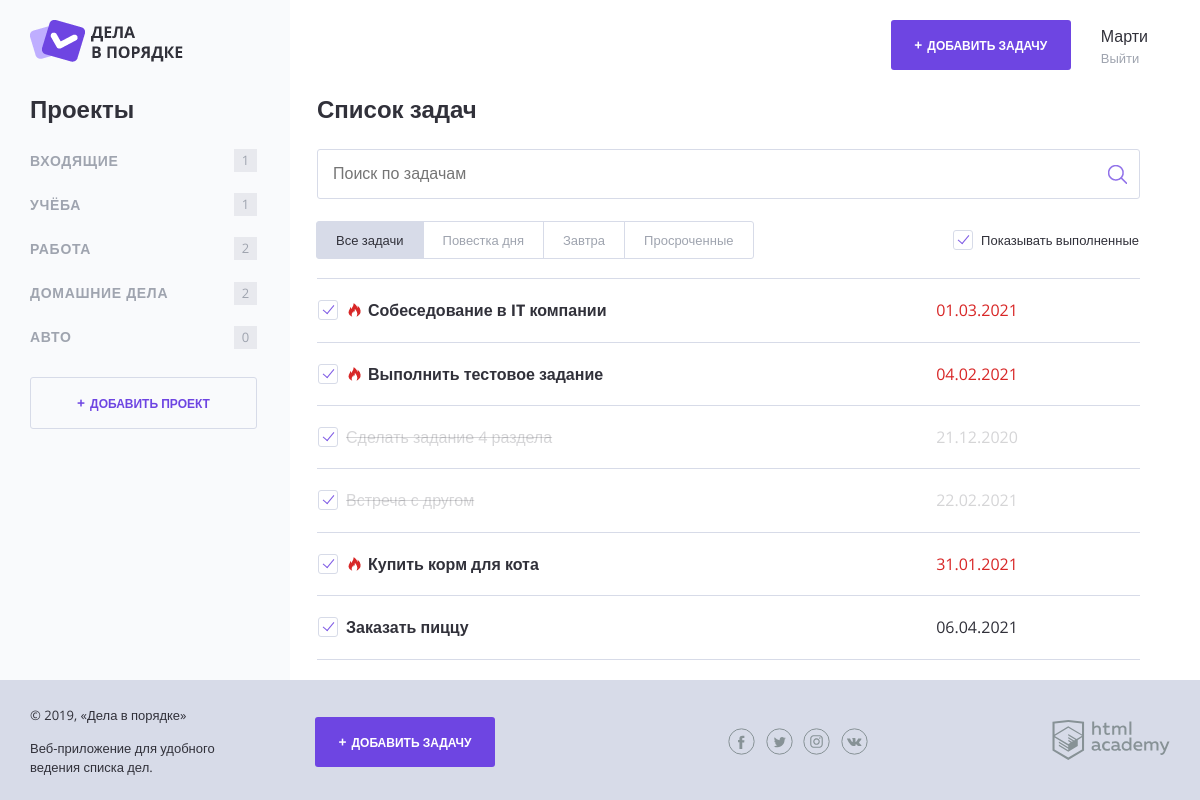
The page / on the database its author committed.
### tables this page shows
CREATE TABLE projects (
  id INT UNSIGNED AUTO_INCREMENT PRIMARY KEY,
  name VARCHAR(255) NOT NULL,
  user_id INT unsigned NOT NULL,
  CONSTRAINT fk_project_user FOREIGN KEY (user_id) REFERENCES users(id)
);

CREATE TABLE tasks (
  id INT UNSIGNED AUTO_INCREMENT PRIMARY KEY,
  create_date TIMESTAMP DEFAULT CURRENT_TIMESTAMP NOT NULL,
  status TINYINT(1) DEFAULT 0 NOT NULL,
  name VARCHAR(255) NOT NULL,
  file_path VARCHAR(255) NULL,
  deadline_date TIMESTAMP NULL,
  user_id INT unsigned NOT NULL,
  CONSTRAINT fk_task_user FOREIGN KEY (user_id) REFERENCES users(id),
  project_id INT unsigned NOT NULL,
  CONSTRAINT fk_task_project FOREIGN KEY (project_id) REFERENCES projects(id)
);

### helpers.php (called while the page is built, shortened)
<?php
function include_template($name, array $data = []) {
    $name = 'templates/' . $name;
    extract($data);
    require $name;
    $result = ob_get_clean();
    return $result;
}

### functions.php (called while the page is built, shortened)
<?php
function count_tasks(array $tasks, int $project_id) : int {
    $task_quantity = 0;
    foreach ( $tasks as $task ) {
        if ((int) $task['project_id'] === $project_id) {
            ++$task_quantity;
        }
    }
    return $task_quantity;
}
function get_sql_result($connect, $sql_query, $data = []) : array {
    $stmt = mysqli_stmt_init($connect);
    if(!mysqli_stmt_prepare($stmt, $sql_query)) {
        $errorMsg = 'Не удалось инициализировать подготовленное выражение: ' . mysqli_error($connect);
        die($errorMsg);
    }
    if ($data) {
			mysqli_stmt_bind_param($stmt, str_repeat('s', count($data)), ...$data);
		}
    mysqli_stmt_execute($stmt);
    $result =  mysqli_stmt_get_result($stmt);
    return mysqli_fetch_all($result, MYSQLI_ASSOC);
}
function get_current_project_id(array $projects): ?int {
    $result = null;
    return $result;
}
function get_projects($connect, int $current_user_id) {
    $sql = "SELECT * FROM projects WHERE user_id = ?;";
    return get_sql_result($connect, $sql, [$current_user_id]);
}
function get_tasks($connect, int $current_user_id): array {
    $sql =  "SELECT * FROM tasks where user_id = ?;";
    return get_sql_result($connect, $sql, [$current_user_id]);
}
function show_tasks($connect, int $current_user_id, ?int $current_project_id): array {
    if ( is_null($current_project_id) ) {
        return get_tasks($connect, $current_user_id);
    }
    return get_tasks_on_project($connect, $current_user_id, $current_project_id);
}

### data.php (called while the page is built, shortened)
<?php
$current_user_id = 1;

### date.php (called while the page is built, shortened)
<?php
 function countHoursBetweenDates(string $date) : int {
    $task_date = strtotime($date);
    $now_date = strtotime('now');
    $hours_diff = ($task_date - $now_date) / SECONDS_PER_HOUR;
    return $hours_diff;
 }

### templates/main.php (the view, shortened to what this page needs)
<section class="content__side">
    <h2 class="content__side-heading">Проекты</h2>
    <nav class="main-navigation">
        <ul class="main-navigation__list">
            <?php foreach ($projects as $project): ?>
                <li class="main-navigation__list-item <?php if ($current_project_id === (int) $project['id']): ?> main-navigation__list-item--active <?php endif; ?>">
                    <a class="main-navigation__list-item-link" href="/?project_id=<?= $project['id']; ?>"><?= htmlspecialchars($project['name']); ?></a>
                    <span class="main-navigation__list-item-count"><?= count_tasks($tasks, $project['id']); ?></span>
                </li>
            <?php endforeach; ?>
        </ul>
    </nav>
    <a class="button button--transparent button--plus content__side-button"
        href="pages/form-project.html" target="project_add">Добавить проект</a>
</section>
<main class="content__main">
    <h2 class="content__main-heading">Список задач</h2>
    <form class="search-form" action="index.php" method="post" autocomplete="off">
        <input class="search-form__input" type="text" name="" value="" placeholder="Поиск по задачам">
        <input class="search-form__submit" type="submit" name="" value="Искать">
    </form>
    <div class="tasks-controls">
        <nav class="tasks-switch">
            <a href="/" class="tasks-switch__item tasks-switch__item--active">Все задачи</a>
            <a href="/" class="tasks-switch__item">Повестка дня</a>
            <a href="/" class="tasks-switch__item">Завтра</a>
            <a href="/" class="tasks-switch__item">Просроченные</a>
        </nav>
        <label class="checkbox">
            <span class="checkbox__text">Показывать выполненные</span>
        </label>
    </div>
    <table class="tasks">
        <?php
        foreach ($tasks as $task):
        ?>
        <tr class="tasks__item task
            <?php if ($task['status']): ?>task--completed<?php endif;?>
            <?php if (isset($task['deadline_date']) && countHoursBetweenDates($task['deadline_date']) <= 24 && !$task['status']): ?>task--important<?php endif;?>
        ">
            <td class="task__select">
                <label class="checkbox task__checkbox">
                    <span class="checkbox__text"><?= htmlspecialchars($task['name']); ?></span>
                </label>
            </td>
            <td class="task__date"><?= date_format(date_create($task['deadline_date']), 'd.m.Y'); ?></td>
            <td class="task__controls"></td>
        </tr>
        <?php endforeach; ?>
    </table>
</main>

### rows shown on the page
projects: name "ВХОДЯЩИЕ", id "1"
projects: name "УЧЁБА", id "1"
projects: name "РАБОТА", id "2"
projects: name "ДОМАШНИЕ ДЕЛА", id "2"
projects: name "АВТО", id "0"
tasks: name "Собеседование в IT компании", deadline_date "01.03.2021"
tasks: name "Выполнить тестовое задание", deadline_date "04.02.2021"
tasks: name "Сделать задание 4 раздела", deadline_date "21.12.2020"
tasks: name "Встреча с другом", deadline_date "22.02.2021"
tasks: name "Купить корм для кота", deadline_date "31.01.2021"
tasks: name "Заказать пиццу", deadline_date "06.04.2021"

### other values the page prints
$user_name "Марти"
